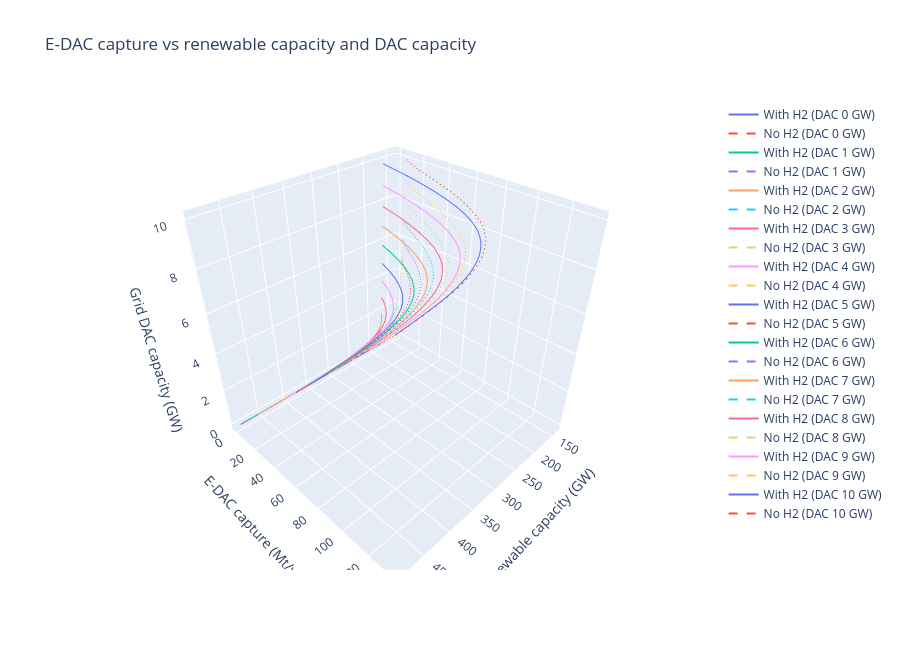

The code cell stored with this chart in its notebook:
### Code cell
import numpy as np
import pandas as pd
import plotly.graph_objects as go

REN_GW_LIST = list(range(140, 500, 10))
DAC_GW_LIST = list(range(0, 11, 1))  # grid DAC capacity sweep (GW)

rows = []
for dac_gw in DAC_GW_LIST:
    for ren_gw in REN_GW_LIST:
        # build net supply
        supply_df = pd.DataFrame(
            {ren_gw: daily_renewables_capacity(ren_gw * U.GW, daily_cf)},
            index=daily_cf.index,
        )
        common_idx = supply_df.index.intersection(demand_df.index)
        supply_df = supply_df.reindex(common_idx)
        demand_aligned = demand_df.reindex(common_idx)

        net_supply_df = supply_df.sub(demand_aligned["demand"], axis=0)
        net_supply_df = net_supply_df.rename(columns={ren_gw: f"S-D(TWh),Ren={ren_gw}GW"})
        net_supply_df = net_supply_df.copy()
        net_supply_df["index"] = net_supply_df.index

        # with H2
        ps_h2 = PowerSystem(
            renewable_capacity=ren_gw * U.GW,
            hydrogen_storage_capacity=HYDROGEN_STORAGE_TWH,
            electrolyser_power=ELECTROLYSER_GW,
            dac_capacity=dac_gw * U.GW,
            hydrogen_generation_power=HYDROGEN_GEN_GW,
            enable_imports=ENABLE_IMPORTS,
            capacity_factors_source=CAPACITY_FACTORS_SOURCE,
            enable_gas_ltdac=True,

        )
        sim_h2 = ps_h2.run_simulation(net_supply_df)
        if sim_h2 is None:
            e_dac_h2 = ltdac_h2 = total_h2 = np.nan
        else:
            analysis_h2 = ps_h2.analyze_simulation_results(sim_h2)
            e_dac_h2 = analysis_h2["annual_co2_removals"].to(U.Mt).magnitude
            ltdac_h2 = analysis_h2.get("annual_gas_dac_capture", 0 * U.Mt).to(U.Mt).magnitude
            total_h2 = e_dac_h2 + ltdac_h2

        # no H2
        ps_no_h2 = PowerSystemNoH2(
            renewable_capacity=ren_gw * U.GW,
            dac_capacity=dac_gw * U.GW,
            enable_imports=ENABLE_IMPORTS,
            capacity_factors_source=CAPACITY_FACTORS_SOURCE,
        )
        sim_no_h2 = ps_no_h2.run_simulation(net_supply_df)
        if sim_no_h2 is None:
            e_dac_no = ltdac_no = total_no = np.nan
        else:
            analysis_no = ps_no_h2.analyze_simulation_results(sim_no_h2)
            e_dac_no = analysis_no["annual_co2_removals"].to(U.Mt).magnitude
            ltdac_no = analysis_no.get("annual_gas_dac_capture", 0 * U.Mt).to(U.Mt).magnitude
            total_no = e_dac_no + ltdac_no

        rows.append(
            {
                "ren_gw": ren_gw,
                "dac_gw": dac_gw,
                "e_dac_with_h2": e_dac_h2,
                "ltdac_with_h2": ltdac_h2,
                "total_with_h2": total_h2,
                "e_dac_no_h2": e_dac_no,
                "ltdac_no_h2": ltdac_no,
                "total_no_h2": total_no,
            }
        )

df_capture = pd.DataFrame(rows)

# 3D draggable plot (Plotly)
fig = go.Figure()

for dac_gw, grp in df_capture.groupby("dac_gw"):
    fig.add_trace(
        go.Scatter3d(
            x=grp["ren_gw"],
            y=grp["e_dac_with_h2"],
            z=grp["dac_gw"],
            mode="lines",
            name=f"With H2 (DAC {dac_gw} GW)",
        )
    )
    fig.add_trace(
        go.Scatter3d(
            x=grp["ren_gw"],
            y=grp["e_dac_no_h2"],
            z=grp["dac_gw"],
            mode="lines",
            name=f"No H2 (DAC {dac_gw} GW)",
            line=dict(dash="dash"),
        )
    )

fig.update_layout(
    title="E-DAC capture vs renewable capacity and DAC capacity",
    scene=dict(
        xaxis_title="Renewable capacity (GW)",
        yaxis_title="E-DAC capture (Mt/yr)",
        zaxis_title="Grid DAC capacity (GW)",
    ),
    width=900,
    height=650,
)

fig.show()

### Figure 1 — Plotly figure (JSON) as saved in the notebook; plotly's stock layout.template omitted (floating-point values rounded to 4 significant figures)
{"data": [{"mode": "lines", "name": "With H2 (DAC 0 GW)", "type": "scatter3d", "x": [140, 150, 160, 170, 180, 190, 200, 210, 220, 230, 240, 250, 260, 270, 280, 290, 300, 310, 320, 330, 340, 350, 360, 370, 380, 390, 400, 410, 420, 430, 440, 450, 460, 470, 480, 490], "y": [NaN, NaN, NaN, NaN, 0.0, 0.0, 0.0, 0.0, 0.0, 0.0, 0.0, 0.0, 0.0, 0.0, 0.0, 0.0, 0.0, 0.0, 0.0, 0.0, 0.0, 0.0, 0.0, 0.0, 0.0, 0.0, 0.0, 0.0, 0.0, 0.0, 0.0, 0.0, 0.0, 0.0, 0.0, 0.0], "z": [0, 0, 0, 0, 0, 0, 0, 0, 0, 0, 0, 0, 0, 0, 0, 0, 0, 0, 0, 0, 0, 0, 0, 0, 0, 0, 0, 0, 0, 0, 0, 0, 0, 0, 0, 0]}, {"line": {"dash": "dash"}, "mode": "lines", "name": "No H2 (DAC 0 GW)", "type": "scatter3d", "x": [140, 150, 160, 170, 180, 190, 200, 210, 220, 230, 240, 250, 260, 270, 280, 290, 300, 310, 320, 330, 340, 350, 360, 370, 380, 390, 400, 410, 420, 430, 440, 450, 460, 470, 480, 490], "y": [0.0, 0.0, 0.0, 0.0, 0.0, 0.0, 0.0, 0.0, 0.0, 0.0, 0.0, 0.0, 0.0, 0.0, 0.0, 0.0, 0.0, 0.0, 0.0, 0.0, 0.0, 0.0, 0.0, 0.0, 0.0, 0.0, 0.0, 0.0, 0.0, 0.0, 0.0, 0.0, 0.0, 0.0, 0.0, 0.0], "z": [0, 0, 0, 0, 0, 0, 0, 0, 0, 0, 0, 0, 0, 0, 0, 0, 0, 0, 0, 0, 0, 0, 0, 0, 0, 0, 0, 0, 0, 0, 0, 0, 0, 0, 0, 0]}, {"mode": "lines", "name": "With H2 (DAC 1 GW)", "type": "scatter3d", "x": [140, 150, 160, 170, 180, 190, 200, 210, 220, 230, 240, 250, 260, 270, 280, 290, 300, 310, 320, 330, 340, 350, 360, 370, 380, 390, 400, 410, 420, 430, 440, 450, 460, 470, 480, 490], "y": [NaN, NaN, NaN, NaN, 0.5854, 2.888, 4.662, 6.201, 7.388, 8.401, 9.16, 9.859, 10.37, 10.82, 11.2, 11.51, 11.77, 12.01, 12.23, 12.39, 12.56, 12.7, 12.82, 12.93, 13.02, 13.09, 13.16, 13.21, 13.27, 13.32, 13.37, 13.4, 13.44, 13.47, 13.5, 13.53], "z": [1, 1, 1, 1, 1, 1, 1, 1, 1, 1, 1, 1, 1, 1, 1, 1, 1, 1, 1, 1, 1, 1, 1, 1, 1, 1, 1, 1, 1, 1, 1, 1, 1, 1, 1, 1]}, {"line": {"dash": "dash"}, "mode": "lines", "name": "No H2 (DAC 1 GW)", "type": "scatter3d", "x": [140, 150, 160, 170, 180, 190, 200, 210, 220, 230, 240, 250, 260, 270, 280, 290, 300, 310, 320, 330, 340, 350, 360, 370, 380, 390, 400, 410, 420, 430, 440, 450, 460, 470, 480, 490], "y": [1.515, 2.425, 3.526, 4.644, 5.766, 6.738, 7.593, 8.343, 9.023, 9.629, 10.11, 10.57, 10.92, 11.25, 11.53, 11.78, 12.0, 12.2, 12.38, 12.51, 12.67, 12.79, 12.89, 12.99, 13.07, 13.13, 13.19, 13.24, 13.29, 13.34, 13.39, 13.42, 13.46, 13.49, 13.52, 13.54], "z": [1, 1, 1, 1, 1, 1, 1, 1, 1, 1, 1, 1, 1, 1, 1, 1, 1, 1, 1, 1, 1, 1, 1, 1, 1, 1, 1, 1, 1, 1, 1, 1, 1, 1, 1, 1]}, {"mode": "lines", "name": "With H2 (DAC 2 GW)", "type": "scatter3d", "x": [140, 150, 160, 170, 180, 190, 200, 210, 220, 230, 240, 250, 260, 270, 280, 290, 300, 310, 320, 330, 340, 350, 360, 370, 380, 390, 400, 410, 420, 430, 440, 450, 460, 470, 480, 490], "y": [NaN, NaN, NaN, NaN, 1.156, 5.704, 9.229, 12.27, 14.66, 16.67, 18.2, 19.6, 20.64, 21.53, 22.31, 22.94, 23.47, 23.95, 24.39, 24.72, 25.06, 25.35, 25.6, 25.81, 26.0, 26.15, 26.29, 26.4, 26.51, 26.61, 26.71, 26.79, 26.87, 26.94, 26.99, 27.04], "z": [2, 2, 2, 2, 2, 2, 2, 2, 2, 2, 2, 2, 2, 2, 2, 2, 2, 2, 2, 2, 2, 2, 2, 2, 2, 2, 2, 2, 2, 2, 2, 2, 2, 2, 2, 2]}, {"line": {"dash": "dash"}, "mode": "lines", "name": "No H2 (DAC 2 GW)", "type": "scatter3d", "x": [140, 150, 160, 170, 180, 190, 200, 210, 220, 230, 240, 250, 260, 270, 280, 290, 300, 310, 320, 330, 340, 350, 360, 370, 380, 390, 400, 410, 420, 430, 440, 450, 460, 470, 480, 490], "y": [2.87, 4.665, 6.832, 9.053, 11.31, 13.27, 14.99, 16.5, 17.9, 19.09, 20.09, 21.02, 21.74, 22.4, 22.98, 23.48, 23.92, 24.33, 24.68, 24.96, 25.26, 25.52, 25.74, 25.93, 26.09, 26.23, 26.35, 26.46, 26.55, 26.65, 26.75, 26.82, 26.91, 26.97, 27.02, 27.07], "z": [2, 2, 2, 2, 2, 2, 2, 2, 2, 2, 2, 2, 2, 2, 2, 2, 2, 2, 2, 2, 2, 2, 2, 2, 2, 2, 2, 2, 2, 2, 2, 2, 2, 2, 2, 2]}, {"mode": "lines", "name": "With H2 (DAC 3 GW)", "type": "scatter3d", "x": [140, 150, 160, 170, 180, 190, 200, 210, 220, 230, 240, 250, 260, 270, 280, 290, 300, 310, 320, 330, 340, 350, 360, 370, 380, 390, 400, 410, 420, 430, 440, 450, 460, 470, 480, 490], "y": [NaN, NaN, NaN, NaN, 1.708, 8.434, 13.72, 18.21, 21.8, 24.81, 27.13, 29.21, 30.8, 32.14, 33.32, 34.29, 35.09, 35.82, 36.47, 37.0, 37.49, 37.94, 38.33, 38.65, 38.93, 39.18, 39.4, 39.56, 39.72, 39.87, 40.02, 40.15, 40.27, 40.38, 40.46, 40.54], "z": [3, 3, 3, 3, 3, 3, 3, 3, 3, 3, 3, 3, 3, 3, 3, 3, 3, 3, 3, 3, 3, 3, 3, 3, 3, 3, 3, 3, 3, 3, 3, 3, 3, 3, 3, 3]}, {"line": {"dash": "dash"}, "mode": "lines", "name": "No H2 (DAC 3 GW)", "type": "scatter3d", "x": [140, 150, 160, 170, 180, 190, 200, 210, 220, 230, 240, 250, 260, 270, 280, 290, 300, 310, 320, 330, 340, 350, 360, 370, 380, 390, 400, 410, 420, 430, 440, 450, 460, 470, 480, 490], "y": [4.088, 6.727, 9.913, 13.23, 16.65, 19.6, 22.2, 24.49, 26.6, 28.39, 29.94, 31.33, 32.43, 33.43, 34.32, 35.09, 35.76, 36.38, 36.91, 37.36, 37.79, 38.2, 38.54, 38.82, 39.07, 39.29, 39.48, 39.64, 39.79, 39.94, 40.08, 40.21, 40.32, 40.42, 40.5, 40.58], "z": [3, 3, 3, 3, 3, 3, 3, 3, 3, 3, 3, 3, 3, 3, 3, 3, 3, 3, 3, 3, 3, 3, 3, 3, 3, 3, 3, 3, 3, 3, 3, 3, 3, 3, 3, 3]}, {"mode": "lines", "name": "With H2 (DAC 4 GW)", "type": "scatter3d", "x": [140, 150, 160, 170, 180, 190, 200, 210, 220, 230, 240, 250, 260, 270, 280, 290, 300, 310, 320, 330, 340, 350, 360, 370, 380, 390, 400, 410, 420, 430, 440, 450, 460, 470, 480, 490], "y": [NaN, NaN, NaN, NaN, 2.244, 11.09, 18.11, 24.03, 28.81, 32.82, 35.94, 38.69, 40.86, 42.65, 44.23, 45.56, 46.64, 47.61, 48.49, 49.22, 49.86, 50.47, 51.01, 51.45, 51.82, 52.16, 52.47, 52.7, 52.9, 53.11, 53.31, 53.48, 53.64, 53.8, 53.91, 54.02], "z": [4, 4, 4, 4, 4, 4, 4, 4, 4, 4, 4, 4, 4, 4, 4, 4, 4, 4, 4, 4, 4, 4, 4, 4, 4, 4, 4, 4, 4, 4, 4, 4, 4, 4, 4, 4]}, {"line": {"dash": "dash"}, "mode": "lines", "name": "No H2 (DAC 4 GW)", "type": "scatter3d", "x": [140, 150, 160, 170, 180, 190, 200, 210, 220, 230, 240, 250, 260, 270, 280, 290, 300, 310, 320, 330, 340, 350, 360, 370, 380, 390, 400, 410, 420, 430, 440, 450, 460, 470, 480, 490], "y": [5.17, 8.627, 12.8, 17.21, 21.77, 25.71, 29.22, 32.29, 35.11, 37.53, 39.64, 41.51, 43.02, 44.36, 45.56, 46.61, 47.51, 48.35, 49.07, 49.69, 50.26, 50.81, 51.28, 51.68, 52.01, 52.32, 52.59, 52.8, 53.0, 53.19, 53.39, 53.56, 53.72, 53.86, 53.97, 54.07], "z": [4, 4, 4, 4, 4, 4, 4, 4, 4, 4, 4, 4, 4, 4, 4, 4, 4, 4, 4, 4, 4, 4, 4, 4, 4, 4, 4, 4, 4, 4, 4, 4, 4, 4, 4, 4]}, {"mode": "lines", "name": "With H2 (DAC 5 GW)", "type": "scatter3d", "x": [140, 150, 160, 170, 180, 190, 200, 210, 220, 230, 240, 250, 260, 270, 280, 290, 300, 310, 320, 330, 340, 350, 360, 370, 380, 390, 400, 410, 420, 430, 440, 450, 460, 470, 480, 490], "y": [NaN, NaN, NaN, NaN, 2.765, 13.67, 22.4, 29.72, 35.67, 40.7, 44.62, 48.06, 50.8, 53.07, 55.04, 56.75, 58.1, 59.33, 60.44, 61.38, 62.18, 62.94, 63.62, 64.2, 64.68, 65.11, 65.5, 65.8, 66.06, 66.32, 66.57, 66.79, 67.0, 67.2, 67.35, 67.48], "z": [5, 5, 5, 5, 5, 5, 5, 5, 5, 5, 5, 5, 5, 5, 5, 5, 5, 5, 5, 5, 5, 5, 5, 5, 5, 5, 5, 5, 5, 5, 5, 5, 5, 5, 5, 5]}, {"line": {"dash": "dash"}, "mode": "lines", "name": "No H2 (DAC 5 GW)", "type": "scatter3d", "x": [140, 150, 160, 170, 180, 190, 200, 210, 220, 230, 240, 250, 260, 270, 280, 290, 300, 310, 320, 330, 340, 350, 360, 370, 380, 390, 400, 410, 420, 430, 440, 450, 460, 470, 480, 490], "y": [6.138, 10.35, 15.48, 20.97, 26.66, 31.62, 36.05, 39.9, 43.42, 46.52, 49.19, 51.55, 53.49, 55.19, 56.69, 58.05, 59.18, 60.24, 61.17, 61.96, 62.68, 63.36, 63.96, 64.48, 64.91, 65.3, 65.65, 65.94, 66.18, 66.43, 66.67, 66.88, 67.09, 67.28, 67.42, 67.55], "z": [5, 5, 5, 5, 5, 5, 5, 5, 5, 5, 5, 5, 5, 5, 5, 5, 5, 5, 5, 5, 5, 5, 5, 5, 5, 5, 5, 5, 5, 5, 5, 5, 5, 5, 5, 5]}, {"mode": "lines", "name": "With H2 (DAC 6 GW)", "type": "scatter3d", "x": [140, 150, 160, 170, 180, 190, 200, 210, 220, 230, 240, 250, 260, 270, 280, 290, 300, 310, 320, 330, 340, 350, 360, 370, 380, 390, 400, 410, 420, 430, 440, 450, 460, 470, 480, 490], "y": [NaN, NaN, NaN, NaN, 3.261, 16.18, 26.58, 35.3, 42.38, 48.45, 53.18, 57.29, 60.64, 63.39, 65.75, 67.82, 69.48, 70.97, 72.33, 73.46, 74.44, 75.35, 76.18, 76.89, 77.49, 78.01, 78.49, 78.88, 79.19, 79.5, 79.81, 80.07, 80.34, 80.58, 80.77, 80.93], "z": [6, 6, 6, 6, 6, 6, 6, 6, 6, 6, 6, 6, 6, 6, 6, 6, 6, 6, 6, 6, 6, 6, 6, 6, 6, 6, 6, 6, 6, 6, 6, 6, 6, 6, 6, 6]}, {"line": {"dash": "dash"}, "mode": "lines", "name": "No H2 (DAC 6 GW)", "type": "scatter3d", "x": [140, 150, 160, 170, 180, 190, 200, 210, 220, 230, 240, 250, 260, 270, 280, 290, 300, 310, 320, 330, 340, 350, 360, 370, 380, 390, 400, 410, 420, 430, 440, 450, 460, 470, 480, 490], "y": [7.006, 11.92, 17.99, 24.54, 31.3, 37.32, 42.68, 47.34, 51.55, 55.35, 58.59, 61.45, 63.84, 65.92, 67.73, 69.37, 70.76, 72.05, 73.2, 74.16, 75.04, 75.84, 76.59, 77.23, 77.77, 78.23, 78.67, 79.04, 79.33, 79.63, 79.92, 80.19, 80.44, 80.67, 80.85, 81.01], "z": [6, 6, 6, 6, 6, 6, 6, 6, 6, 6, 6, 6, 6, 6, 6, 6, 6, 6, 6, 6, 6, 6, 6, 6, 6, 6, 6, 6, 6, 6, 6, 6, 6, 6, 6, 6]}, {"mode": "lines", "name": "With H2 (DAC 7 GW)", "type": "scatter3d", "x": [140, 150, 160, 170, 180, 190, 200, 210, 220, 230, 240, 250, 260, 270, 280, 290, 300, 310, 320, 330, 340, 350, 360, 370, 380, 390, 400, 410, 420, 430, 440, 450, 460, 470, 480, 490], "y": [NaN, NaN, NaN, NaN, 3.739, 18.62, 30.64, 40.76, 48.97, 56.04, 61.61, 66.41, 70.34, 73.61, 76.36, 78.8, 80.79, 82.53, 84.13, 85.46, 86.64, 87.72, 88.68, 89.53, 90.25, 90.87, 91.44, 91.91, 92.3, 92.66, 93.01, 93.32, 93.65, 93.94, 94.17, 94.36], "z": [7, 7, 7, 7, 7, 7, 7, 7, 7, 7, 7, 7, 7, 7, 7, 7, 7, 7, 7, 7, 7, 7, 7, 7, 7, 7, 7, 7, 7, 7, 7, 7, 7, 7, 7, 7]}, {"line": {"dash": "dash"}, "mode": "lines", "name": "No H2 (DAC 7 GW)", "type": "scatter3d", "x": [140, 150, 160, 170, 180, 190, 200, 210, 220, 230, 240, 250, 260, 270, 280, 290, 300, 310, 320, 330, 340, 350, 360, 370, 380, 390, 400, 410, 420, 430, 440, 450, 460, 470, 480, 490], "y": [7.775, 13.36, 20.29, 27.9, 35.73, 42.83, 49.1, 54.59, 59.52, 64.01, 67.83, 71.21, 74.06, 76.52, 78.66, 80.6, 82.26, 83.78, 85.14, 86.28, 87.33, 88.28, 89.15, 89.92, 90.58, 91.13, 91.65, 92.1, 92.47, 92.81, 93.14, 93.46, 93.76, 94.04, 94.26, 94.45], "z": [7, 7, 7, 7, 7, 7, 7, 7, 7, 7, 7, 7, 7, 7, 7, 7, 7, 7, 7, 7, 7, 7, 7, 7, 7, 7, 7, 7, 7, 7, 7, 7, 7, 7, 7, 7]}, {"mode": "lines", "name": "With H2 (DAC 8 GW)", "type": "scatter3d", "x": [140, 150, 160, 170, 180, 190, 200, 210, 220, 230, 240, 250, 260, 270, 280, 290, 300, 310, 320, 330, 340, 350, 360, 370, 380, 390, 400, 410, 420, 430, 440, 450, 460, 470, 480, 490], "y": [NaN, NaN, NaN, NaN, 4.193, 21.0, 34.59, 46.09, 55.42, 63.49, 69.91, 75.4, 79.93, 83.72, 86.87, 89.67, 92.0, 94.01, 95.86, 97.41, 98.78, 100.0, 101.1, 102.1, 102.9, 103.7, 104.3, 104.9, 105.4, 105.8, 106.2, 106.6, 106.9, 107.3, 107.5, 107.8], "z": [8, 8, 8, 8, 8, 8, 8, 8, 8, 8, 8, 8, 8, 8, 8, 8, 8, 8, 8, 8, 8, 8, 8, 8, 8, 8, 8, 8, 8, 8, 8, 8, 8, 8, 8, 8]}, {"line": {"dash": "dash"}, "mode": "lines", "name": "No H2 (DAC 8 GW)", "type": "scatter3d", "x": [140, 150, 160, 170, 180, 190, 200, 210, 220, 230, 240, 250, 260, 270, 280, 290, 300, 310, 320, 330, 340, 350, 360, 370, 380, 390, 400, 410, 420, 430, 440, 450, 460, 470, 480, 490], "y": [8.464, 14.66, 22.43, 31.06, 39.94, 48.14, 55.34, 61.65, 67.32, 72.47, 76.93, 80.83, 84.14, 87.01, 89.48, 91.73, 93.66, 95.42, 97.01, 98.35, 99.57, 100.7, 101.7, 102.6, 103.3, 104.0, 104.6, 105.1, 105.6, 106.0, 106.3, 106.7, 107.1, 107.4, 107.6, 107.9], "z": [8, 8, 8, 8, 8, 8, 8, 8, 8, 8, 8, 8, 8, 8, 8, 8, 8, 8, 8, 8, 8, 8, 8, 8, 8, 8, 8, 8, 8, 8, 8, 8, 8, 8, 8, 8]}, {"mode": "lines", "name": "With H2 (DAC 9 GW)", "type": "scatter3d", "x": [140, 150, 160, 170, 180, 190, 200, 210, 220, 230, 240, 250, 260, 270, 280, 290, 300, 310, 320, 330, 340, 350, 360, 370, 380, 390, 400, 410, 420, 430, 440, 450, 460, 470, 480, 490], "y": [NaN, NaN, NaN, NaN, 4.632, 23.3, 38.43, 51.31, 61.76, 70.79, 78.08, 84.27, 89.39, 93.7, 97.3, 100.5, 103.1, 105.4, 107.5, 109.3, 110.8, 112.3, 113.5, 114.6, 115.6, 116.5, 117.2, 117.9, 118.4, 118.9, 119.3, 119.8, 120.2, 120.6, 120.9, 121.2], "z": [9, 9, 9, 9, 9, 9, 9, 9, 9, 9, 9, 9, 9, 9, 9, 9, 9, 9, 9, 9, 9, 9, 9, 9, 9, 9, 9, 9, 9, 9, 9, 9, 9, 9, 9, 9]}, {"line": {"dash": "dash"}, "mode": "lines", "name": "No H2 (DAC 9 GW)", "type": "scatter3d", "x": [140, 150, 160, 170, 180, 190, 200, 210, 220, 230, 240, 250, 260, 270, 280, 290, 300, 310, 320, 330, 340, 350, 360, 370, 380, 390, 400, 410, 420, 430, 440, 450, 460, 470, 480, 490], "y": [9.066, 15.84, 24.4, 34.02, 43.95, 53.23, 61.37, 68.54, 74.95, 80.76, 85.87, 90.31, 94.09, 97.37, 100.2, 102.8, 105.0, 107.0, 108.8, 110.3, 111.7, 113.0, 114.1, 115.1, 116.0, 116.8, 117.5, 118.1, 118.6, 119.1, 119.5, 119.9, 120.3, 120.7, 121.0, 121.3], "z": [9, 9, 9, 9, 9, 9, 9, 9, 9, 9, 9, 9, 9, 9, 9, 9, 9, 9, 9, 9, 9, 9, 9, 9, 9, 9, 9, 9, 9, 9, 9, 9, 9, 9, 9, 9]}, {"mode": "lines", "name": "With H2 (DAC 10 GW)", "type": "scatter3d", "x": [140, 150, 160, 170, 180, 190, 200, 210, 220, 230, 240, 250, 260, 270, 280, 290, 300, 310, 320, 330, 340, 350, 360, 370, 380, 390, 400, 410, 420, 430, 440, 450, 460, 470, 480, 490], "y": [NaN, NaN, NaN, NaN, 5.052, 25.53, 42.18, 56.4, 67.95, 77.95, 86.1, 93.01, 98.72, 103.6, 107.6, 111.1, 114.1, 116.7, 119.1, 121.1, 122.8, 124.5, 125.8, 127.1, 128.2, 129.2, 130.0, 130.8, 131.4, 132.0, 132.5, 132.9, 133.4, 133.8, 134.2, 134.5], "z": [10, 10, 10, 10, 10, 10, 10, 10, 10, 10, 10, 10, 10, 10, 10, 10, 10, 10, 10, 10, 10, 10, 10, 10, 10, 10, 10, 10, 10, 10, 10, 10, 10, 10, 10, 10]}, {"line": {"dash": "dash"}, "mode": "lines", "name": "No H2 (DAC 10 GW)", "type": "scatter3d", "x": [140, 150, 160, 170, 180, 190, 200, 210, 220, 230, 240, 250, 260, 270, 280, 290, 300, 310, 320, 330, 340, 350, 360, 370, 380, 390, 400, 410, 420, 430, 440, 450, 460, 470, 480, 490], "y": [9.593, 16.9, 26.21, 36.77, 47.76, 58.08, 67.21, 75.24, 82.41, 88.88, 94.64, 99.65, 103.9, 107.6, 110.8, 113.7, 116.2, 118.5, 120.5, 122.3, 123.8, 125.2, 126.5, 127.7, 128.7, 129.6, 130.3, 131.0, 131.6, 132.2, 132.7, 133.1, 133.6, 134.0, 134.3, 134.7], "z": [10, 10, 10, 10, 10, 10, 10, 10, 10, 10, 10, 10, 10, 10, 10, 10, 10, 10, 10, 10, 10, 10, 10, 10, 10, 10, 10, 10, 10, 10, 10, 10, 10, 10, 10, 10]}], "layout": {"height": 650, "scene": {"xaxis": {"title": {"text": "Renewable capacity (GW)"}}, "yaxis": {"title": {"text": "E-DAC capture (Mt/yr)"}}, "zaxis": {"title": {"text": "Grid DAC capacity (GW)"}}}, "title": {"text": "E-DAC capture vs renewable capacity and DAC capacity"}, "width": 900}}
